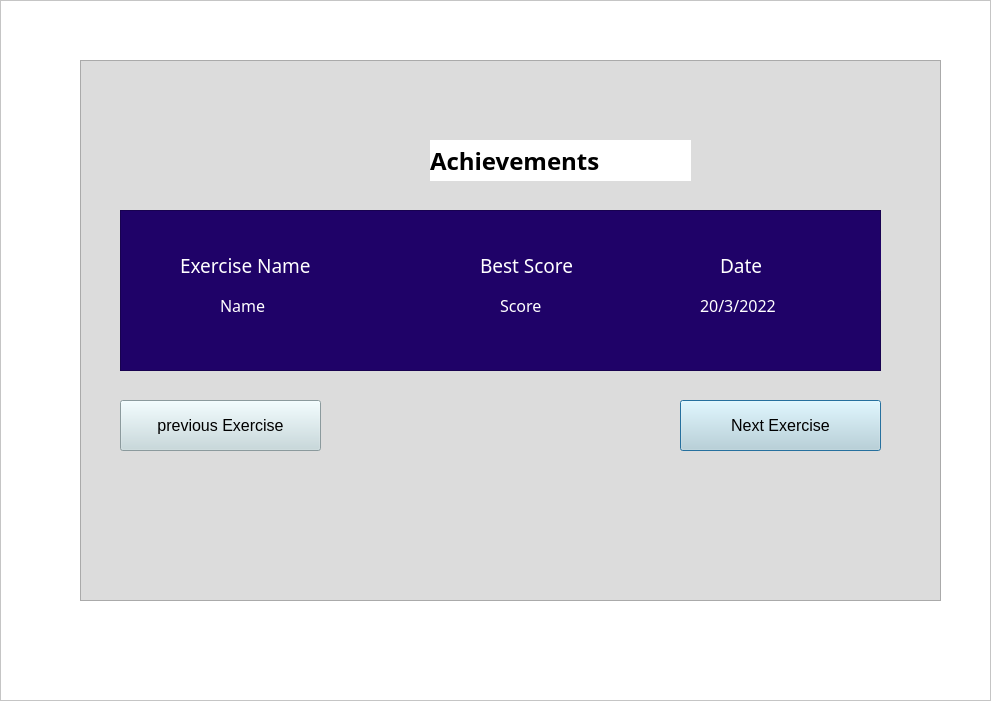
<?xml version="1.0" encoding="UTF-8"?>
<ui version="4.0">
 <class>Dialog</class>
 <widget class="QDialog" name="Dialog">
  <property name="geometry">
   <rect>
    <x>0</x>
    <y>0</y>
    <width>1000</width>
    <height>704</height>
   </rect>
  </property>
  <property name="windowTitle">
   <string>Dialog</string>
  </property>
  <property name="styleSheet">
   <string notr="true">background-color: rgb(255, 255, 255);</string>
  </property>
  <widget class="QFrame" name="MainFrame">
   <property name="geometry">
    <rect>
     <x>0</x>
     <y>0</y>
     <width>991</width>
     <height>701</height>
    </rect>
   </property>
   <property name="frameShape">
    <enum>QFrame::StyledPanel</enum>
   </property>
   <property name="frameShadow">
    <enum>QFrame::Raised</enum>
   </property>
   <widget class="QLabel" name="label">
    <property name="geometry">
     <rect>
      <x>430</x>
      <y>140</y>
      <width>261</width>
      <height>41</height>
     </rect>
    </property>
    <property name="font">
     <font>
      <family>Arial Black</family>
      <pointsize>18</pointsize>
      <weight>75</weight>
      <bold>true</bold>
     </font>
    </property>
    <property name="text">
     <string>Achievements</string>
    </property>
   </widget>
   <widget class="QFrame" name="frame">
    <property name="geometry">
     <rect>
      <x>120</x>
      <y>210</y>
      <width>761</width>
      <height>161</height>
     </rect>
    </property>
    <property name="styleSheet">
     <string notr="true">background-color: rgb(31, 2, 104);</string>
    </property>
    <property name="frameShape">
     <enum>QFrame::StyledPanel</enum>
    </property>
    <property name="frameShadow">
     <enum>QFrame::Raised</enum>
    </property>
    <widget class="QLabel" name="label_2">
     <property name="geometry">
      <rect>
       <x>60</x>
       <y>30</y>
       <width>171</width>
       <height>51</height>
      </rect>
     </property>
     <property name="font">
      <font>
       <family>Impact</family>
       <pointsize>14</pointsize>
      </font>
     </property>
     <property name="styleSheet">
      <string notr="true">color: rgb(255, 255, 255);</string>
     </property>
     <property name="text">
      <string>Exercise Name</string>
     </property>
    </widget>
    <widget class="QLabel" name="label_4">
     <property name="geometry">
      <rect>
       <x>100</x>
       <y>70</y>
       <width>171</width>
       <height>51</height>
      </rect>
     </property>
     <property name="font">
      <font>
       <family>Impact</family>
       <pointsize>12</pointsize>
      </font>
     </property>
     <property name="styleSheet">
      <string notr="true">color: rgb(255, 255, 255);</string>
     </property>
     <property name="text">
      <string>Name</string>
     </property>
    </widget>
    <widget class="QLabel" name="label_10">
     <property name="geometry">
      <rect>
       <x>360</x>
       <y>30</y>
       <width>171</width>
       <height>51</height>
      </rect>
     </property>
     <property name="font">
      <font>
       <family>Impact</family>
       <pointsize>14</pointsize>
      </font>
     </property>
     <property name="styleSheet">
      <string notr="true">color: rgb(255, 255, 255);</string>
     </property>
     <property name="text">
      <string>Best Score</string>
     </property>
    </widget>
    <widget class="QLabel" name="label_11">
     <property name="geometry">
      <rect>
       <x>380</x>
       <y>70</y>
       <width>171</width>
       <height>51</height>
      </rect>
     </property>
     <property name="font">
      <font>
       <family>Impact</family>
       <pointsize>12</pointsize>
      </font>
     </property>
     <property name="styleSheet">
      <string notr="true">color: rgb(255, 255, 255);</string>
     </property>
     <property name="text">
      <string>Score</string>
     </property>
    </widget>
    <widget class="QLabel" name="label_12">
     <property name="geometry">
      <rect>
       <x>600</x>
       <y>30</y>
       <width>171</width>
       <height>51</height>
      </rect>
     </property>
     <property name="font">
      <font>
       <family>Impact</family>
       <pointsize>14</pointsize>
      </font>
     </property>
     <property name="styleSheet">
      <string notr="true">color: rgb(255, 255, 255);</string>
     </property>
     <property name="text">
      <string>Date</string>
     </property>
    </widget>
    <widget class="QLabel" name="label_13">
     <property name="geometry">
      <rect>
       <x>580</x>
       <y>70</y>
       <width>171</width>
       <height>51</height>
      </rect>
     </property>
     <property name="font">
      <font>
       <family>Impact</family>
       <pointsize>12</pointsize>
      </font>
     </property>
     <property name="styleSheet">
      <string notr="true">color: rgb(255, 255, 255);</string>
     </property>
     <property name="text">
      <string>20/3/2022</string>
     </property>
    </widget>
   </widget>
   <widget class="QPushButton" name="pushButton">
    <property name="geometry">
     <rect>
      <x>680</x>
      <y>400</y>
      <width>201</width>
      <height>51</height>
     </rect>
    </property>
    <property name="font">
     <font>
      <pointsize>12</pointsize>
     </font>
    </property>
    <property name="styleSheet">
     <string notr="true">background-color: rgb(195, 216, 220);</string>
    </property>
    <property name="text">
     <string>Next Exercise</string>
    </property>
   </widget>
   <widget class="QPushButton" name="pushButton_2">
    <property name="geometry">
     <rect>
      <x>120</x>
      <y>400</y>
      <width>201</width>
      <height>51</height>
     </rect>
    </property>
    <property name="font">
     <font>
      <pointsize>12</pointsize>
     </font>
    </property>
    <property name="styleSheet">
     <string notr="true">background-color: rgb(195, 216, 220);</string>
    </property>
    <property name="text">
     <string>previous Exercise</string>
    </property>
   </widget>
   <widget class="QFrame" name="frame_2">
    <property name="geometry">
     <rect>
      <x>80</x>
      <y>60</y>
      <width>861</width>
      <height>541</height>
     </rect>
    </property>
    <property name="styleSheet">
     <string notr="true">background-color: rgb(220, 220, 220);</string>
    </property>
    <property name="frameShape">
     <enum>QFrame::StyledPanel</enum>
    </property>
    <property name="frameShadow">
     <enum>QFrame::Raised</enum>
    </property>
   </widget>
   <zorder>frame_2</zorder>
   <zorder>label</zorder>
   <zorder>frame</zorder>
   <zorder>pushButton</zorder>
   <zorder>pushButton_2</zorder>
  </widget>
 </widget>
 <resources/>
 <connections/>
</ui>
